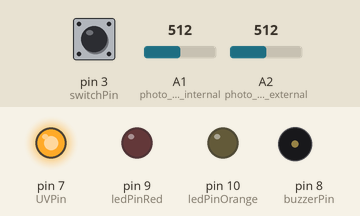
Bench run of a sketch on a simulated Arduino Uno, built with avr-gcc and run on an emulated ATmega328P. Parts: output pins drawn as LEDs (lit = HIGH), buzzer (waves = sounding). Dashed ring = blinking. Inputs (shaded band) come from the test bench; at power-on: A2 (photo_diode_external) = 512, pin 3 (switchPin) HIGH, A1 (photo_diode_internal) = 512.

Above: at 1.2 s.
1.3 s: A2 (photo_diode_external) set to 21
2.8 s: A2 (photo_diode_external) set to 18
At 3.4 s:
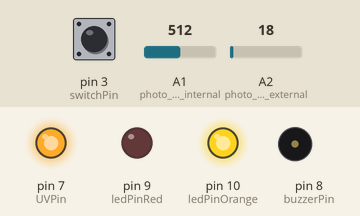
4.3 s: pin 3 (switchPin) pulled LOW for 0.15 s
At 4.69 s:
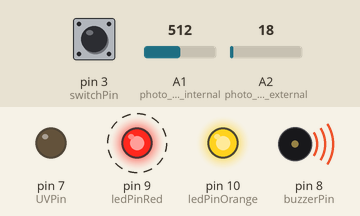
7.3 s: pin 3 (switchPin) pulled LOW for 1 s
At 9.8 s:
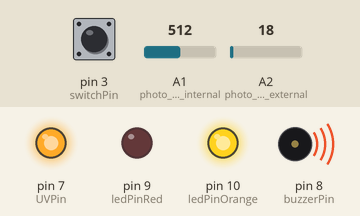
10.3 s: A2 (photo_diode_external) set to 122
At 11.0 s:
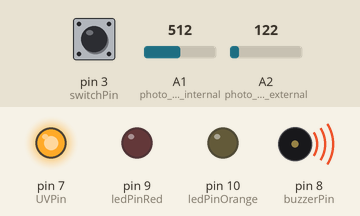
11.8 s: A2 (photo_diode_external) set to 0
At 12.4 s:
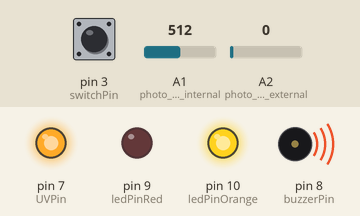
Timing chart, 0 to 14.3 s (numbered marks = the images above; inputs shaded):
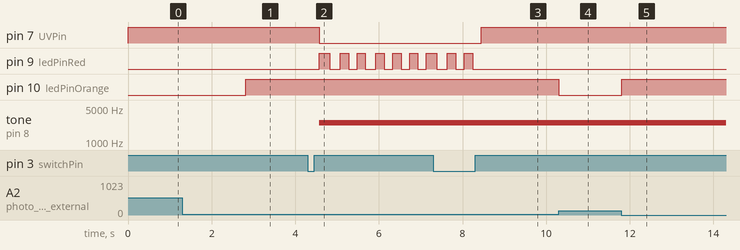

The sketch:

uvkeysan.ino
```cpp
/*
  UVKEYSAN Control Software
  V0.0.3

  tone() added to drive buzzer.
  photo diode support added

  Paul Kuzan
  30/04/2021
*/

#include <Bounce2.h>

#define SWITCH_NONE 1
#define SWITCH_PRESS_SHORT 2
#define SWITCH_PRESS_LONG 3

#define SHIELD_DARK 1
#define SHIELD_LIGHT 2

#define STATE_STANDBY 1
#define STATE_ON 2
#define STATE_SETUP 3

#define STATE_LED_OFF 1
#define STATE_LED_ON 2
#define STATE_LED_FLASH_SLOW 3
#define STATE_LED_FLASH_FAST 4

////////CHANGE ME////////
//Set threashold to -1 to disable sensor, it will default to dark
const int photoDiodeInternalThreashold = -1;
const int photoDiodeExternalThreashold = 20;
const int photoDiodeHysteresis = 5;
const unsigned long runTime = 10000UL;
/////////////////////////

bool justTransitioned = false;
bool ledStateJustTransitioned = false;

//Power LED flash  interval
const unsigned long onFlashInterval = 1000UL;
const unsigned long offFlashInterval = 200UL;

unsigned long previousMillis = 0;
bool ledFlashState;

Bounce onOffSwitch = Bounce();

const int buzzerPin = 8;
const int switchPin = 3; //10
const int ledPinOrange = 10; //2
const int ledPinRed = 9; //3
const int UVPin = 7;
const int photo_diode_internal = A1; //12
const int photo_diode_external = A2; //11

//Pushbutton hold time
const unsigned long switchHoldTime = 5000UL;
unsigned long switchPressTime = 0;
volatile byte switchState = SWITCH_NONE;
bool switchPressed = false;

unsigned long stopTime = 0;

volatile byte ledState;
volatile byte state;
volatile byte shieldState = SHIELD_LIGHT;

void setup() {
  pinMode( switchPin, INPUT_PULLUP);
  onOffSwitch.attach(switchPin);

  pinMode(ledPinOrange, OUTPUT);
  pinMode(ledPinRed, OUTPUT);
  pinMode(buzzerPin, OUTPUT);
  pinMode(UVPin, OUTPUT);
  digitalWrite(UVPin, HIGH);

  pinMode(photo_diode_internal, INPUT);
  pinMode(photo_diode_external, INPUT);

  transitionTo(STATE_STANDBY);
}

void loop() {
  readPhotoDiodes();
  readSwitch();
  doStateMachine();
  doLEDStateMachine();
  delay(50);
}

void doStateMachine() {
  if (switchState == SWITCH_PRESS_LONG) {
    switchState = SWITCH_NONE;
    transitionTo(STATE_SETUP);
  }
  switch (state) {
    case STATE_STANDBY: {
        if (justTransitioned) {
          transitionLEDState(STATE_LED_OFF);
          turnOffUVLedAndBuzzer();
          justTransitioned = false;
        }

        if (switchState == SWITCH_PRESS_SHORT) {
          switchState = SWITCH_NONE;
          if (shieldState == SHIELD_DARK) {
            transitionTo(STATE_ON);
          }
        }
        break;
      }

    case STATE_ON: {
        if (justTransitioned) {
          stopTime = millis() + runTime;
          transitionLEDState(STATE_LED_FLASH_FAST);
          buzzer(true);
          digitalWrite(UVPin, LOW);
          justTransitioned = false;
        }

        if((millis() > stopTime) || (switchState == SWITCH_PRESS_SHORT) || (shieldState == SHIELD_LIGHT) ){
             transitionTo(STATE_STANDBY);
        }
        break;
      }
    case STATE_SETUP: {
        if (justTransitioned) {
          transitionLEDState(STATE_LED_FLASH_SLOW);
          turnOffUVLedAndBuzzer();
          justTransitioned = false;
        }

        if (switchState == SWITCH_PRESS_SHORT) {
          transitionTo(STATE_STANDBY);
        }
        break;
      }
  }
  switchState = SWITCH_NONE;
}

void readSwitch() {
  onOffSwitch.update();
  if (onOffSwitch.fell()) {
    switchPressed = true;
    switchPressTime = millis();
  } else if (onOffSwitch.rose()) {
    if (switchPressed) {
      if ((millis() - switchPressTime) > switchHoldTime) {
        //Long press
        switchState = SWITCH_PRESS_LONG;
      } else {
        //Short press
        switchState = SWITCH_PRESS_SHORT;
      }
      switchPressed = false;
    }
  }
}

void readPhotoDiodes() {
  int diode_internal = analogRead(photo_diode_internal);
  int diode_external = analogRead(photo_diode_external);

  boolean internalDark = false;
  boolean externalDark = false;

  if ((photoDiodeExternalThreashold == -1) || (diode_external < photoDiodeExternalThreashold)) {
    externalDark = true;
  } else if (diode_external > photoDiodeExternalThreashold + photoDiodeHysteresis) {
    externalDark = false;
  }

  if ((photoDiodeInternalThreashold == -1) || (diode_internal < photoDiodeInternalThreashold )) {
    internalDark = true;
  } else if (diode_internal > photoDiodeInternalThreashold + photoDiodeHysteresis) {
    internalDark = false;
  }

  if (internalDark && externalDark) {
    shieldState = SHIELD_DARK;
    digitalWrite(ledPinOrange, HIGH);
  } else {
    shieldState = SHIELD_LIGHT;
    digitalWrite(ledPinOrange, LOW);
  }
}

void transitionTo(byte newState) {
  justTransitioned = true;
  state = newState;
}

//The State Machine for the Power LED
void doLEDStateMachine() {
  switch (ledState) {
    case STATE_LED_OFF: {
        if (ledStateJustTransitioned) {
          updateLED(false);

          ledStateJustTransitioned = false;
        }

        break;
      }
    case STATE_LED_ON: {
        if (ledStateJustTransitioned) {
          updateLED(true);

          ledStateJustTransitioned = false;
        }

        break;
      }
    case STATE_LED_FLASH_SLOW: {
        if (ledStateJustTransitioned) {
          //Do nothing
          ledStateJustTransitioned = false;
        }

        doFlash(onFlashInterval);

        break;
      }
    case STATE_LED_FLASH_FAST: {
        if (ledStateJustTransitioned) {
          //Do nothing
          ledStateJustTransitioned = false;
        }

        doFlash(offFlashInterval);

        break;
      }
  }
}

void doFlash(unsigned long interval) {
  unsigned long currentMillis = millis();
  if (currentMillis - previousMillis > interval) {
    previousMillis = currentMillis;
    updateLED(!ledFlashState);
  }
}


//Actually turn on or off the power led
void updateLED(bool newLEDFlashState) {
  ledFlashState = newLEDFlashState;

  if (ledFlashState) {
    digitalWrite(ledPinRed, HIGH);
  } else {
    digitalWrite(ledPinRed, LOW);
  }
}

void transitionLEDState(byte newLEDState) {
  ledStateJustTransitioned = true;
  ledState = newLEDState;
}

void buzzer(bool state) {
  if (state) {
    tone(buzzerPin, 2500);
  } else {
    noTone();
  }
}

void turnOffUVLedAndBuzzer() {
  digitalWrite(UVPin, HIGH);
  buzzer(false);
}
```

Measured:
- the behaviour switches between 20 and 19 on A2 (photo_diode_external) (found by bisection; images 0 and 1)
- after the input at 1.3 s, every drawn part: stays the same
- after the input at 2.8 s, pin 10 (ledPinOrange): LOW → HIGH at once
- after the input at 4.3 s, pin 7 (UVPin): HIGH → LOW after 0.27 s; pin 9 (ledPinRed): alternates HIGH for 0.20 s and LOW for 0.20 s, starting after 0.27 s; tone on pin 8 (buzzerPin): silent → 2500 Hz after 0.27 s
- after the input at 7.3 s, pin 7 (UVPin): LOW → HIGH after 1.1 s
- after the input at 10.3 s, pin 10 (ledPinOrange): HIGH → LOW at once
- after the input at 11.8 s, pin 10 (ledPinOrange): LOW → HIGH at once
